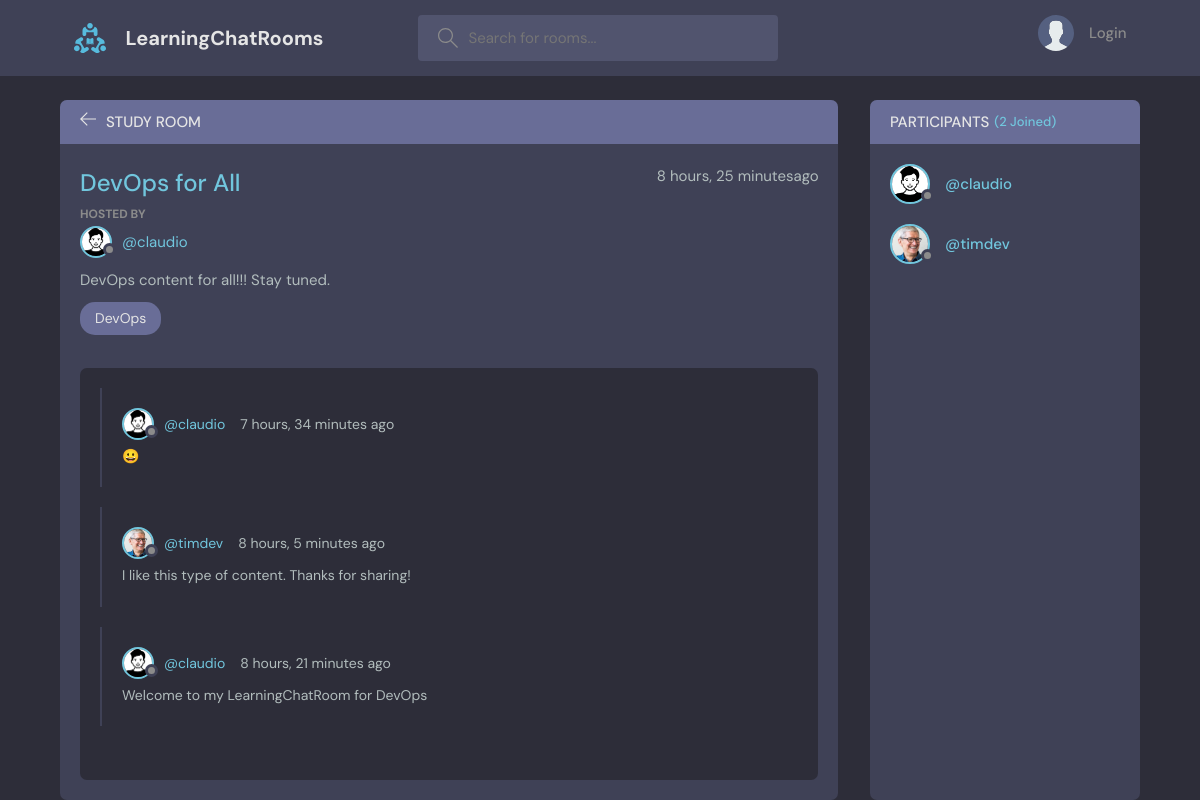
The page /room/4/ on the database its author committed.
### base/models.py (models this page shows, shortened)
class Room(models.Model):
    host = models.ForeignKey(User, on_delete=models.SET_NULL, null=True)
    topic = models.ForeignKey(Topic, on_delete=models.SET_NULL, null=True)
    name = models.CharField(max_length=200)
    description = models.TextField(null=True, blank=True)
    participants = models.ManyToManyField(User, related_name='participants', blank=True)
    updated = models.DateTimeField(auto_now=True) #this updates
    created = models.DateTimeField(auto_now_add=True) #one time not updates
    class Meta:
        ordering = ['-updated', '-created']

class User(AbstractUser):
    name = models.CharField(max_length=200, null=True)
    email = models.EmailField(unique=True, null=True)
    bio = models.TextField(null=True)
    avatar = models.ImageField(null=True, default="avatar.svg")
    USERNAME_FIELD = 'email'
    REQUIRED_FIELDS = []

class Topic(models.Model):
    name = models.CharField(max_length=200)
    def __str__(self):
        return self.name

class Message(models.Model):
    user = models.ForeignKey(User, on_delete=models.CASCADE)
    room = models.ForeignKey(Room, on_delete=models.CASCADE)
    body = models.URLField()
    updated = models.DateTimeField(auto_now=True) #this updates
    created = models.DateTimeField(auto_now_add=True) #one time not updates
    class Meta:
        ordering = ['-updated', '-created']

### base/views.py (the view, shortened to what this page needs)
# urls.py: path('room/<str:pk>/', views.room, name='room'),
def room(request, pk):
    room = Room.objects.get(id=pk)
    room_messages = room.message_set.all().order_by('-created')    # query child objects of room | provide the set of messages related to this specific room
    participants = room.participants.all()
    context = {'room': room, 'room_messages': room_messages, 'participants': participants}
    return render(request, 'base/room.html', context)

### base/templates/base/room.html (shortened to what this page needs)
{% extends 'main.html' %}
{% block content %}
    <main class="profile-page layout layout--2">
      <div class="container">
        <div class="room">
          <div class="room__top">
            <div class="room__topLeft">
              <a href="{% url 'home' %}">
                <svg version="1.1" xmlns="http://www.w3.org/2000/svg" width="32" height="32" viewBox="0 0 32 32">
                  <title>arrow-left</title>
                  <path
                    d="M13.723 2.286l-13.723 13.714 13.719 13.714 1.616-1.611-10.96-10.96h27.625v-2.286h-27.625l10.965-10.965-1.616-1.607z"
                  ></path>
                </svg>
              </a>
              <h3>Study Room</h3>
            </div>
          </div>
          <div class="room__box scroll">
            <div class="room__header scroll">
              <div class="room__info">
                <h3>{{room.name}}</h3>
                <span>{{room.created|timesince}}ago</span>
              </div>
              <div class="room__hosted">
                <p>Hosted By</p>
                <a href="{% url 'user-profile' room.host.id %}" class="room__author">
                  <div class="avatar avatar--small">
                    <img src="{{room.host.avatar.url}}" />
                  </div>
                  <span>@{{room.host.username}}</span>
                </a>
              </div>
              <div class="room__details">
                {{room.description}}
              </div>
              <span class="room__topics">{{room.topic}}</span>
            </div>
            <div class="room__conversation">
              <div class="threads scroll">
                {% for message in room_messages %}
                <div class="thread">
                  <div class="thread__top">
                    <div class="thread__author">
                      <a href="{% url 'user-profile' message.user.id %}" class="thread__authorInfo">
                        <div class="avatar avatar--small">
                          <img src="{{message.user.avatar.url}}" />
                        </div>
                        <span>@{{message.user.username}}</span>
                      </a>
                      <span class="thread__date">{{message.created|timesince}} ago</span>
                    </div>
                  </div>
                  <div class="thread__details">
                  <p>{{message.body}}</p>
                  </div>
                </div>
                {% endfor %}
              </div>
            </div>
          </div>
        </div>
        <div class="participants">
          <h3 class="participants__top">Participants <span>({{participants.count}} Joined)</span></h3>
          <div class="participants__list scroll">
            {% for user in participants %}
            <a href="{% url 'user-profile' user.id %}" class="participant">
              <div class="avatar avatar--medium">
                <img src="{{user.avatar.url}}" />
              </div>
              <p>
                <span>@{{user.username}}</span>
              </p>
            </a>
            {% endfor %}
          </div>
        </div>
      </div>
    </main>
    {% endblock content %}

### rows shown on the page
Room: name "DevOps for All", created "8 hours, 25 minutes", host.avatar (picture), host.username "claudio", description "DevOps content for all!!! Stay tuned.", topic "DevOps"
Message: user.avatar (picture), user.username "claudio", created "7 hours, 34 minutes", body "😀"
Message: user.avatar (picture), user.username "timdev", created "8 hours, 5 minutes", body "I like this type of content. Thanks for sharing!"
Message: user.avatar (picture), user.username "claudio", created "8 hours, 21 minutes", body "Welcome to my LearningChatRoom for DevOps"
User: avatar (picture), username "claudio"
User: avatar (picture), username "timdev"

### other values the page prints
{{ participants.count }} "2"
